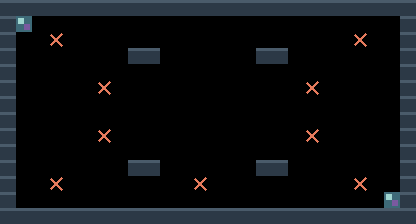

The image is a tile-based game level rendered from a .tmx file. Its description and complete source (layers, tilesets, objects, tile grids) follow:
An orthogonal 26x14 tile map with 16x16 px tiles, 2 tile layers (terreno, marcadores).

<map version="1.10" tiledversion="1.11.0" orientation="orthogonal" renderorder="right-down" width="26" height="14" tilewidth="16" tileheight="16" infinite="0" nextlayerid="3" nextobjectid="1">
 <properties>
  <property name="tipo" value="raz_combate" />
  <property name="nombre" value="ojos" />
 </properties>
 <tileset firstgid="1" source="muelle.tsx" />
 <layer id="1" name="terreno" width="26" height="14">
  <data encoding="csv">
1,1,1,1,1,1,1,1,1,1,1,1,1,1,1,1,1,1,1,1,1,1,1,1,1,1,
1,0,0,0,0,0,0,0,0,0,0,0,0,0,0,0,0,0,0,0,0,0,0,0,0,1,
1,0,0,0,0,0,0,0,0,0,0,0,0,0,0,0,0,0,0,0,0,0,0,0,0,1,
1,0,0,0,0,0,0,0,1,1,0,0,0,0,0,0,1,1,0,0,0,0,0,0,0,1,
1,0,0,0,0,0,0,0,0,0,0,0,0,0,0,0,0,0,0,0,0,0,0,0,0,1,
1,0,0,0,0,0,0,0,0,0,0,0,0,0,0,0,0,0,0,0,0,0,0,0,0,1,
1,0,0,0,0,0,0,0,0,0,0,0,0,0,0,0,0,0,0,0,0,0,0,0,0,1,
1,0,0,0,0,0,0,0,0,0,0,0,0,0,0,0,0,0,0,0,0,0,0,0,0,1,
1,0,0,0,0,0,0,0,0,0,0,0,0,0,0,0,0,0,0,0,0,0,0,0,0,1,
1,0,0,0,0,0,0,0,0,0,0,0,0,0,0,0,0,0,0,0,0,0,0,0,0,1,
1,0,0,0,0,0,0,0,1,1,0,0,0,0,0,0,1,1,0,0,0,0,0,0,0,1,
1,0,0,0,0,0,0,0,0,0,0,0,0,0,0,0,0,0,0,0,0,0,0,0,0,1,
1,0,0,0,0,0,0,0,0,0,0,0,0,0,0,0,0,0,0,0,0,0,0,0,0,1,
1,1,1,1,1,1,1,1,1,1,1,1,1,1,1,1,1,1,1,1,1,1,1,1,1,1
</data>
 </layer>
 <layer id="2" name="marcadores" width="26" height="14">
  <data encoding="csv">
0,0,0,0,0,0,0,0,0,0,0,0,0,0,0,0,0,0,0,0,0,0,0,0,0,0,
0,5,0,0,0,0,0,0,0,0,0,0,0,0,0,0,0,0,0,0,0,0,0,0,0,0,
0,0,0,3,0,0,0,0,0,0,0,0,0,0,0,0,0,0,0,0,0,0,3,0,0,0,
0,0,0,0,0,0,0,0,0,0,0,0,0,0,0,0,0,0,0,0,0,0,0,0,0,0,
0,0,0,0,0,0,0,0,0,0,0,0,0,0,0,0,0,0,0,0,0,0,0,0,0,0,
0,0,0,0,0,0,3,0,0,0,0,0,0,0,0,0,0,0,0,3,0,0,0,0,0,0,
0,0,0,0,0,0,0,0,0,0,0,0,0,0,0,0,0,0,0,0,0,0,0,0,0,0,
0,0,0,0,0,0,0,0,0,0,0,0,0,0,0,0,0,0,0,0,0,0,0,0,0,0,
0,0,0,0,0,0,3,0,0,0,0,0,0,0,0,0,0,0,0,3,0,0,0,0,0,0,
0,0,0,0,0,0,0,0,0,0,0,0,0,0,0,0,0,0,0,0,0,0,0,0,0,0,
0,0,0,0,0,0,0,0,0,0,0,0,0,0,0,0,0,0,0,0,0,0,0,0,0,0,
0,0,0,3,0,0,0,0,0,0,0,0,3,0,0,0,0,0,0,0,0,0,3,0,0,0,
0,0,0,0,0,0,0,0,0,0,0,0,0,0,0,0,0,0,0,0,0,0,0,0,5,0,
0,0,0,0,0,0,0,0,0,0,0,0,0,0,0,0,0,0,0,0,0,0,0,0,0,0
</data>
 </layer>
</map>
